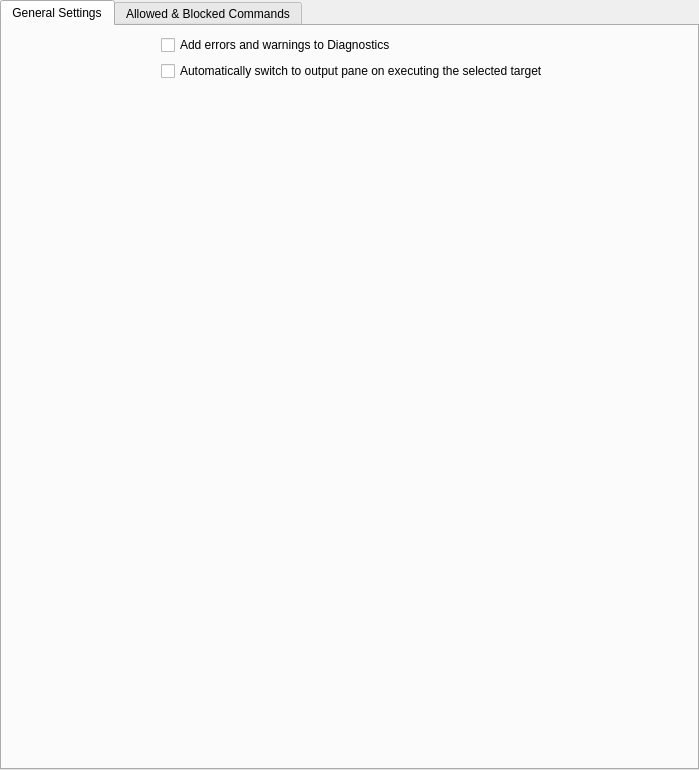
<?xml version="1.0" encoding="UTF-8"?>
<ui version="4.0">
 <class>BuildConfigWidget</class>
 <widget class="QWidget" name="BuildConfigWidget">
  <property name="geometry">
   <rect>
    <x>0</x>
    <y>0</y>
    <width>699</width>
    <height>770</height>
   </rect>
  </property>
  <layout class="QVBoxLayout" name="verticalLayout_3">
   <property name="leftMargin">
    <number>0</number>
   </property>
   <property name="topMargin">
    <number>0</number>
   </property>
   <property name="rightMargin">
    <number>0</number>
   </property>
   <property name="bottomMargin">
    <number>0</number>
   </property>
   <item>
    <widget class="QTabWidget" name="tabWidget">
     <property name="currentIndex">
      <number>0</number>
     </property>
     <widget class="QWidget" name="tab">
      <attribute name="title">
       <string>General Settings</string>
      </attribute>
      <layout class="QVBoxLayout" name="verticalLayout_6">
       <item>
        <layout class="QFormLayout" name="formLayout">
         <property name="fieldGrowthPolicy">
          <enum>QFormLayout::FieldGrowthPolicy::ExpandingFieldsGrow</enum>
         </property>
         <property name="formAlignment">
          <set>Qt::AlignmentFlag::AlignHCenter|Qt::AlignmentFlag::AlignTop</set>
         </property>
         <property name="bottomMargin">
          <number>0</number>
         </property>
         <item row="0" column="1">
          <widget class="QCheckBox" name="useDiagnosticsCB">
           <property name="text">
            <string>Add errors and warnings to Diagnostics</string>
           </property>
          </widget>
         </item>
         <item row="1" column="1">
          <widget class="QCheckBox" name="autoSwitchToOutput">
           <property name="text">
            <string>Automatically switch to output pane on executing the selected target</string>
           </property>
          </widget>
         </item>
         <item row="2" column="1">
          <spacer name="verticalSpacer_2">
           <property name="orientation">
            <enum>Qt::Orientation::Vertical</enum>
           </property>
           <property name="sizeHint" stdset="0">
            <size>
             <width>20</width>
             <height>40</height>
            </size>
           </property>
          </spacer>
         </item>
        </layout>
       </item>
       <item>
        <spacer name="verticalSpacer">
         <property name="orientation">
          <enum>Qt::Orientation::Vertical</enum>
         </property>
         <property name="sizeType">
          <enum>QSizePolicy::Policy::Expanding</enum>
         </property>
         <property name="sizeHint" stdset="0">
          <size>
           <width>20</width>
           <height>40</height>
          </size>
         </property>
        </spacer>
       </item>
      </layout>
     </widget>
     <widget class="QWidget" name="tab_4">
      <attribute name="title">
       <string>Allowed &amp;&amp; Blocked Commands</string>
      </attribute>
      <layout class="QVBoxLayout" name="verticalLayout">
       <item>
        <widget class="QListWidget" name="allowedAndBlockedCommands"/>
       </item>
      </layout>
     </widget>
    </widget>
   </item>
  </layout>
 </widget>
 <resources/>
 <connections/>
</ui>
